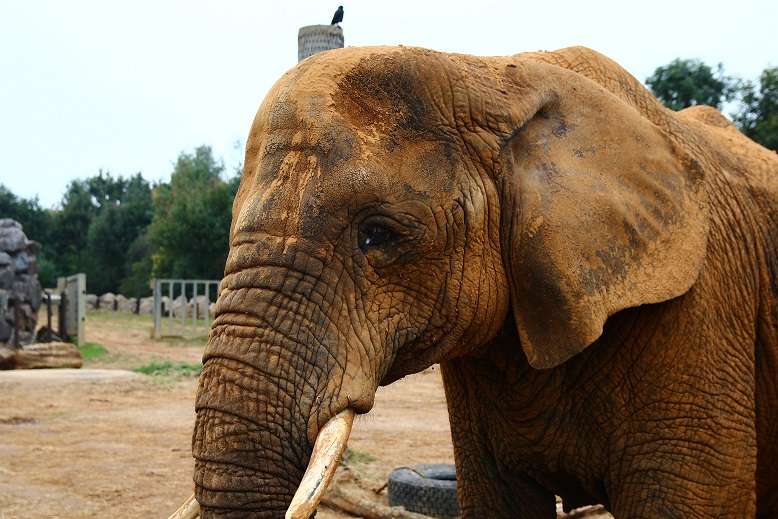
#> input picture images/elephant.jpg, 778 x 519 px, found by its file name
$ python blur.py
#> lines starting #> are read from the running program, lines starting #| are printed output that depends on the picture; after the words box and inside, x2 and y2 are one past the last pixel; in counts of white or black regions, pixels touching at a corner belong together
import cv2
import numpy as np

image = cv2.imread('../parent/images/elephant.jpg')
#> image is the input picture: shape (519, 778, 3); mean B, G, R 95.2, 117.2, 135.3
cv2.imshow('elephant',image)
# cv2.waitKey(0)
# cv2.destroyAllWindows
height,width = image.shape[:2]
#> height = 519; width = 778
q = np.zeros(image.shape,dtype=np.uint8)
q[int(height/4):int(2*height/3),int(width/4):int(2*width/3)] = image[int(height/4):int(2*height/3),int(width/4):int(2*width/3)]
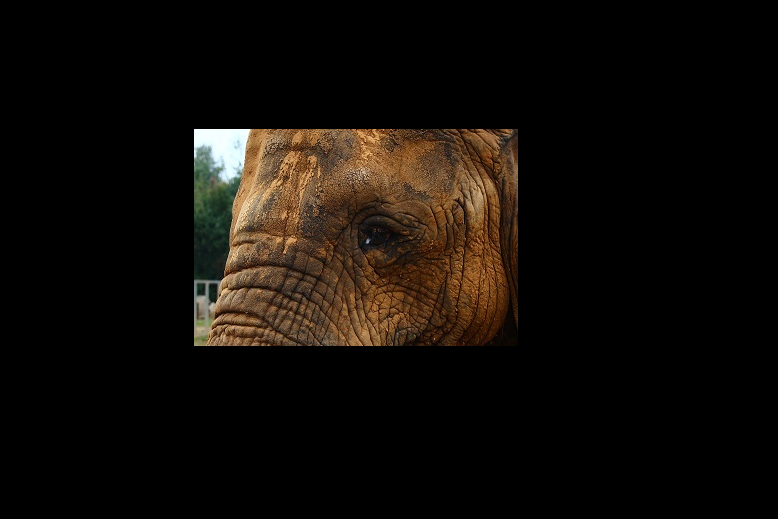
#> q: shape (519, 778, 3); mean B, G, R 8.3, 12.8, 17.4
# image2 = image[int(height/4):int(2*height/3),int(width/4):int(2*width/3)]
cv2.imshow('image',q)
cv2.waitKey(2000)

kernel_2d = np.ones((7,7),np.float32)/49
for i in range(3):
    image = cv2.filter2D(image,-1,kernel_2d)
#> this loop made 3 passes
#> pass 1, `image = cv2.filter2D(image,-1,kernel_2d)`:
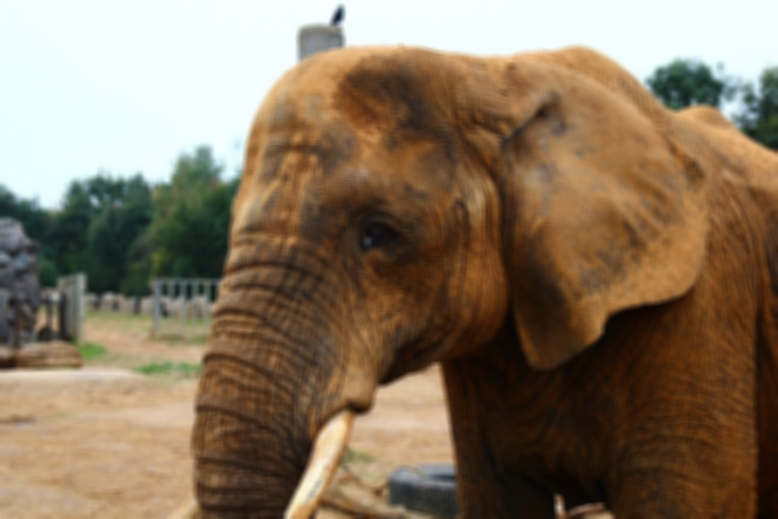
#> image: shape (519, 778, 3); mean B, G, R 95.2, 117.2, 135.3
    # cv2.imshow('kernel '+str(i+1),image)
    # cv2.waitKey(0)
# # image_kernelified = cv2.filter2D(image,-1,kernel_2d)
print(image.dtype)
#| uint8
blur_image=cv2.bitwise_or(q,image)
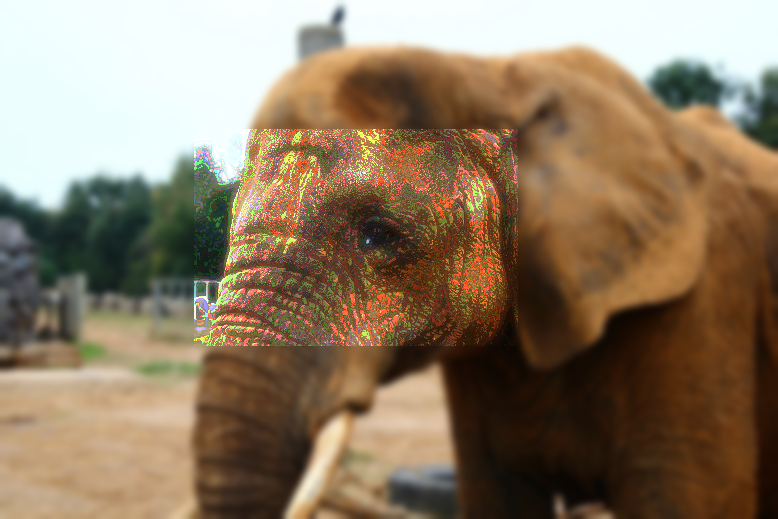
#> blur_image: shape (519, 778, 3); mean B, G, R 98.5, 121.6, 140.9
blur_image[int(height/4):int(2*height/3),int(width/4):int(2*width/3)]=q[int(height/4):int(2*height/3),int(width/4):int(2*width/3)]
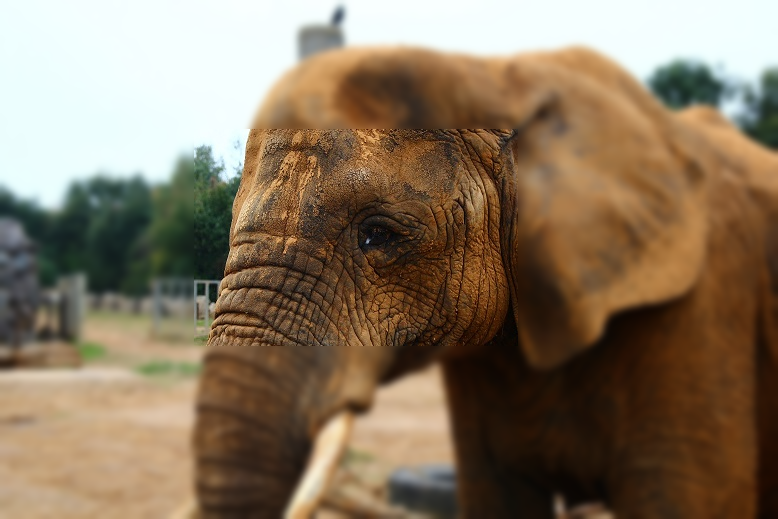
#> blur_image: shape (519, 778, 3); 17.14% of pixels changed, all inside (x1, y1, x2, y2) = (194, 129, 518, 346)
cv2.imshow('kernel',blur_image)
cv2.waitKey(0)
cv2.destroyAllWindows()
blur = cv2.blur(image,(3,3))
cv2.imshow('blur',blur)
cv2.waitKey(0)
cv2.imshow('gaussian blur',cv2.GaussianBlur(image,(3,3),0))
cv2.waitKey(0)
cv2.imshow('median blur',cv2.medianBlur(image,5))
cv2.waitKey(0)
cv2.imshow('bilateral',cv2.bilateralFilter(image,7,400,300))
cv2.waitKey(0)
cv2.destroyAllWindows()

$ run again, with images/Hillary.jpg copied over images/elephant.jpg
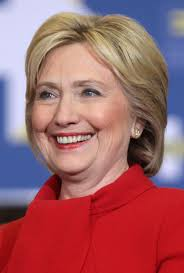
#> input picture images/Hillary.jpg, 184 x 273 px, found by its file name
#> image is the input picture: shape (273, 184, 3); mean B, G, R 104.2, 98.1, 159.7
#> `q[int(height/4):int(2*height/3),int(width/4):int(2*width/3)] = image[i..`:
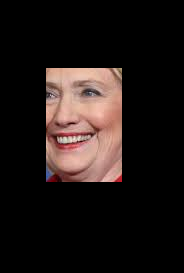
#> q: shape (273, 184, 3); mean B, G, R 21.8, 23.9, 32.2
#| uint8
#> `blur_image[int(height/4):int(2*height/3),int(width/4):int(2*width/3)]=..`:
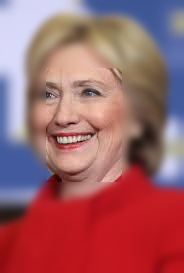
#> blur_image: shape (273, 184, 3); mean B, G, R 104.3, 98.1, 159.7
